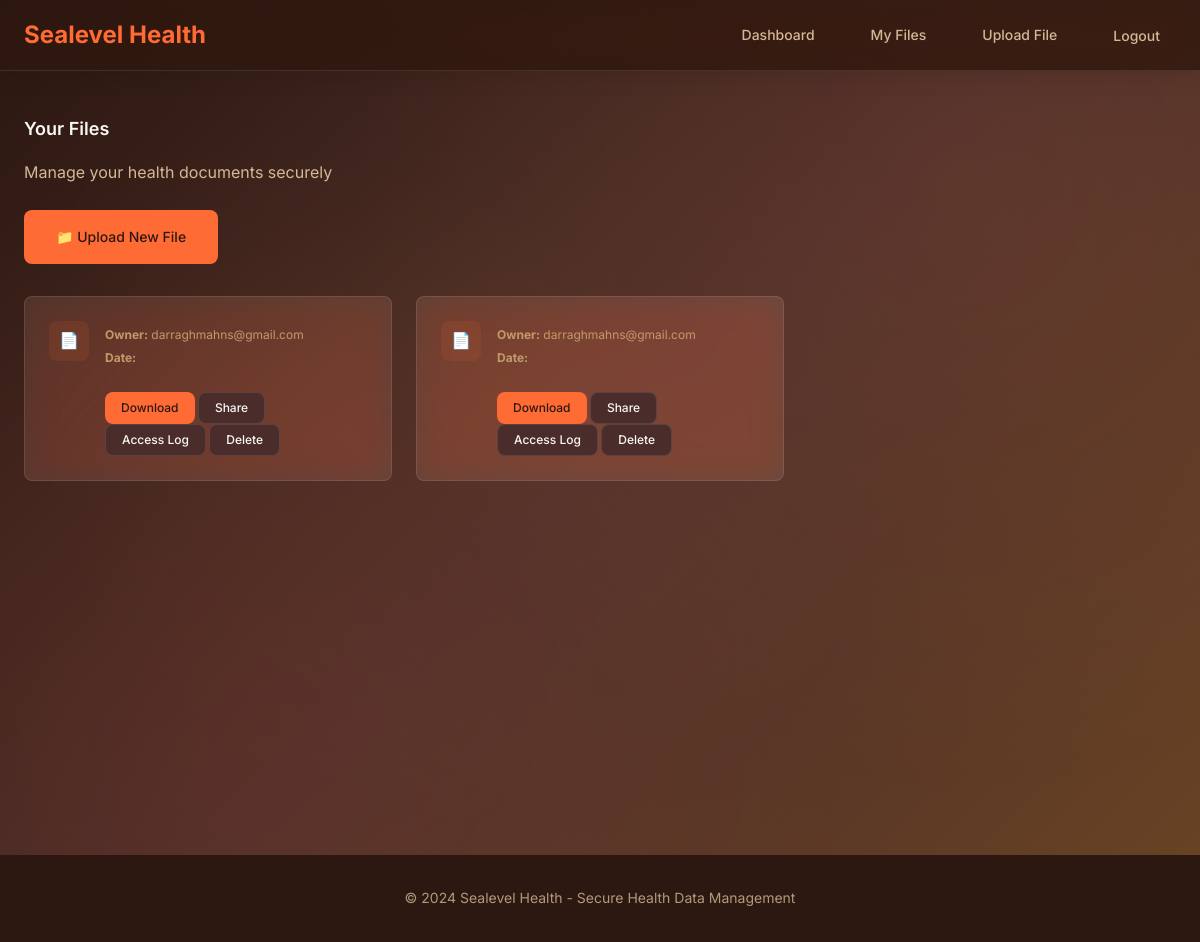
/files/list/ (signed in), run on an earlier commit of the app's database.
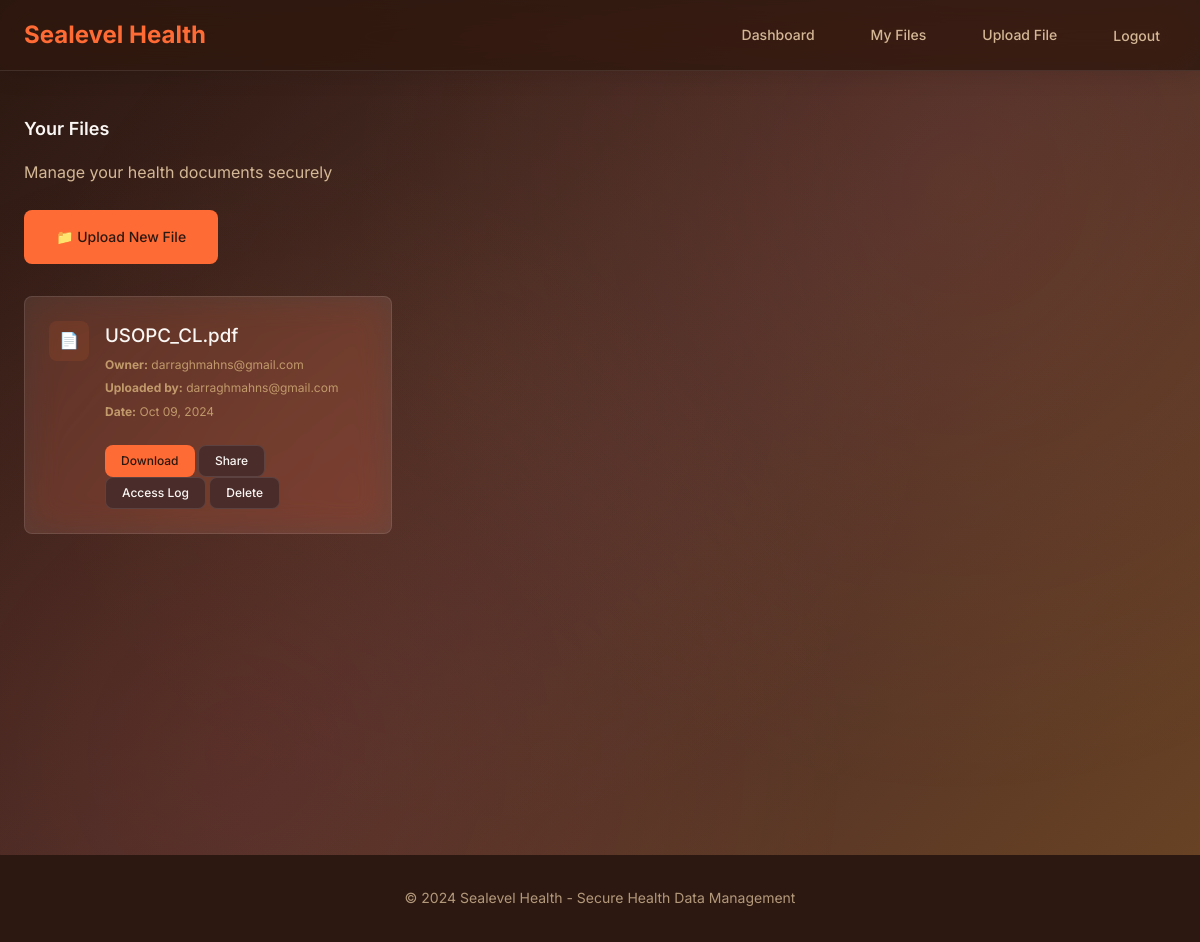
And on a later commit of the database.
### files/models.py (models this page shows, shortened)
class File(models.Model):
    owner = models.ForeignKey(User, on_delete=models.CASCADE, related_name='owned_files')
    uploaded_file = models.FileField(upload_to='user_files/')
    transaction_ids = models.JSONField(default=list)
    shared_with = models.ManyToManyField(User, related_name='shared_files')
    uploaded_date = models.DateTimeField(auto_now_add=True)
    uploaded_by = models.ForeignKey(User, on_delete=models.CASCADE, related_name='uploaded_files', null=True, blank=True)

### users/models.py (models this page shows, shortened)
class User(AbstractBaseUser, PermissionsMixin):
    email = models.EmailField(unique=True)
    first_name = models.CharField(max_length=30, blank=True)
    last_name = models.CharField(max_length=30, blank=True)
    is_active = models.BooleanField(default=True)
    is_staff = models.BooleanField(default=False)
    date_joined = models.DateTimeField(auto_now_add=True)
    ROLE_CHOICES = [
        ('patient', 'Patient'),
        ('provider', 'Provider'),
    ]
    role = models.CharField(max_length=10, choices=ROLE_CHOICES, default='patient')
    USERNAME_FIELD = 'email'
    REQUIRED_FIELDS = []
    objects = UserManager()
    @property
    def is_provider(self):
        return self.role == 'provider'

### files/views.py (the view)
# urls.py: path('list/', file_list_view, name='file-list'),
@login_required
def file_list_view(request):
    if request.user.is_provider:
        files = File.objects.filter(uploaded_by=request.user).select_related('owner', 'uploaded_by')
    else:
        owned_files = File.objects.filter(owner=request.user).select_related('owner', 'uploaded_by')
        shared_files = File.objects.filter(access_list__user=request.user).exclude(owner=request.user).select_related('owner', 'uploaded_by')
        files = owned_files | shared_files
    return render(request, 'files/file_list.html', {'files': files})

### files/templates/files/file_list.html (shortened to what this page needs)
{% extends 'base.html' %}
{% block content %}
<div class="container">
    <div class="mb-lg">
        <h1 class="text-lg font-semibold">Your Files</h1>
        <p class="text-secondary">Manage your health documents securely</p>
    </div>
    {% if not user.is_provider %}
        <div class="mb-lg">
            <a href="{% url 'file-upload' %}" class="btn btn-primary">
                📁 Upload New File
            </a>
        </div>
    {% endif %}
    {% if files %}
        <div class="file-grid">
            {% for file in files %}
                <div class="file-item">
                    <div class="file-icon">
                        📄
                    </div>
                    <div class="file-info">
                        <h3 class="file-name">{{ file.uploaded_file.name|slice:"11:" }}</h3>
                        <div class="file-meta">
                            <p><strong>Owner:</strong> {{ file.owner.email }}</p>
                            {% if file.uploaded_by %}
                                <p><strong>Uploaded by:</strong> {{ file.uploaded_by.email }}</p>
                            {% endif %}
                            <p><strong>Date:</strong> {{ file.uploaded_date|date:"M d, Y" }}</p>
                            <div class="mt-lg">
                                <a href="{% url 'file-download' file.id %}" class="btn btn-sm btn-primary">Download</a>
                                {% if file.owner == user and not user.is_provider %}
                                    <a href="{% url 'file-share' file.id %}" class="btn btn-sm btn-secondary">Share</a>
                                {% endif %}
                                <a href="{% url 'file-access-log' file.id %}" class="btn btn-sm btn-secondary">Access Log</a>
                                <a href="{% url 'file-delete' file.id %}" class="btn btn-sm btn-secondary">Delete</a>
                            </div>
                        </div>
                    </div>
                </div>
            {% endfor %}
        </div>
    {% endif %}
</div>
{% endblock %}

### templates/base.html (shortened to what this page needs)
{% load static %}
<!DOCTYPE html>
<html lang="en">
<head>
    <link rel="stylesheet" href="{% static 'css/styles.css' %}?v=4">
</head>
<body>
    <header>
        <div class="header-container">
            <div class="logo">
                <h1><a href="{% url 'landing' %}">Sealevel Health</a></h1>
            </div>
            <nav>
                <ul>
                    {% if user.is_authenticated %}
                        <li><a href="{% url 'home' %}">Dashboard</a></li>
                        <li><a href="{% url 'file-list' %}">My Files</a></li>
                        {% if not user.is_provider %}
                            <li><a href="{% url 'file-upload' %}">Upload File</a></li>
                        {% endif %}
                        <li>
                            <form method="post" action="{% url 'logout' %}" class="logout-form">
                                <button type="submit">Logout</button>
                            </form>
                        </li>
                    {% else %}
                        <li><a href="{% url 'landing' %}">Home</a></li>
                        <li><a href="{% url 'signup' %}">Sign Up</a></li>
                        <li><a href="{% url 'login' %}">Login</a></li>
                    {% endif %}
                </ul>
            </nav>
        </div>
    </header>
    <main>
        {% block content %}
        {% endblock %}
    </main>
    <footer>
        <p>&copy; 2024 Sealevel Health - Secure Health Data Management</p>
    </footer>
</body>
</html>

What changed in the data, as far as the page shows it:
removed File: owner.email "darraghmahns@gmail.com", shows "Share"
removed File: owner.email "darraghmahns@gmail.com", shows "Share"
added File: uploaded_file.name "USOPC_CL.pdf", owner.email "darraghmahns@gmail.com", uploaded_by.email "darraghmahns@gmail.com", uploaded_date "Oct 09, 2024", shows "Share"
